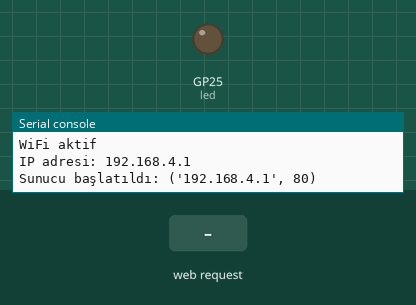
Recording of a program running on a simulated Raspberry Pi Pico running MicroPython. Shown: output pins drawn as LEDs (lit = HIGH), the last lines printed to the serial console. The test bench sets the inputs (shaded band). The board's own WiFi access point starts at once.

Above: at 1.2 s.
1.3 s: HTTP request GET /ledon received
At 2.5 s:
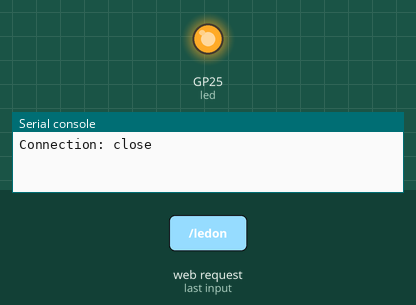
2.8 s: HTTP request GET /ledoff received
At 3.9 s:
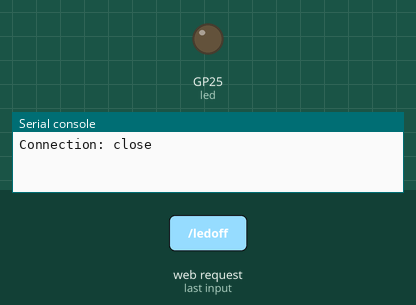
Timing chart, 0 to 5.8 s (numbered marks = the images above; inputs shaded):
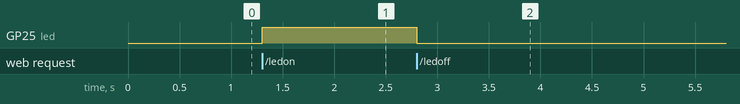

The program:

pi-wifi.py
```python
import network
import socket
import machine
import time
import json

ssid = 'Wi-Fi'
password = 'Şifre'

sensor_temp = machine.ADC(4)
conversion_factor = 3.3 / (65535)

led = machine.Pin("LED", machine.Pin.OUT)
led.off()
led_state = False

trig = machine.Pin(15, machine.Pin.OUT)
echo = machine.Pin(14, machine.Pin.IN)

def mesafe_olc():
   trig.low()
   time.sleep_us(2)
   trig.high()
   time.sleep_us(10)
   trig.low()
   while echo.value() == 0:
       signaloff = time.ticks_us()
   while echo.value() == 1:
       signalon = time.ticks_us()
   sure = signalon - signaloff
   distance = (sure * 0.0343) / 2
   return distance

ap = network.WLAN(network.AP_IF)
ap.config(essid=ssid, password=password)
ap.active(True)

while not ap.active():
    pass

print('WiFi aktif')
print('IP adresi:', ap.ifconfig()[0])

addr = (ap.ifconfig()[0], 80)
s = socket.socket()
s.bind(addr)
s.listen(1)

print('Sunucu başlatıldı:', addr)

while True:
    try:
        client, addr = s.accept()
        print('İstek alındı:', addr)
        request = client.recv(1024).decode()
        print('İstek içeriği:', request)

        if 'GET /ledon' in request:
            led.on()
            led_state = True
            client.send('HTTP/1.1 200 OK\r\nContent-Type: text/html\r\n\r\n')
            client.send('<html><body><h1>LED Açıldı</h1></body></html>')
            client.close()

        elif 'GET /ledoff' in request:
            led.off()
            led_state = False
            client.send('HTTP/1.1 200 OK\r\nContent-Type: text/html\r\n\r\n')
            client.send('<html><body><h1>LED Kapandı</h1></body></html>')
            client.close()

        elif 'GET /durum' in request:
            reading = sensor_temp.read_u16() * conversion_factor
            sicaklik = round(27 - (reading - 0.706) / 0.001721, 2)

            mesafe = mesafe_olc()

            led_durum = "ACIK" if led_state else "KAPALI"
            durum = {
                "ledDurum": led_durum,
                "sicaklik": sicaklik,
                "mesafeDurum": f"{mesafe} cm"
            }

            response = json.dumps(durum)
            client.send('HTTP/1.1 200 OK\r\nContent-Type: application/json\r\n\r\n' + response)
            client.close()

        elif 'GET / ' in request or 'GET /index.html' in request:
            try:
                with open("pi-web.html", "r") as file:
                    html = file.read()
                client.send('HTTP/1.1 200 OK\r\nContent-Type: text/html\r\n\r\n' + html)
            except Exception as e:
                print("HTML dosyası bulunamadı veya açılamadı:", e)
                client.send('HTTP/1.1 404 Not Found\r\n\r\n')
            client.close()

    except Exception as e:
        print("Hata:", e)
        client.close()
```

Measured:
- after the input at 1.3 s, GP25 (led): LOW → HIGH at once
- after the input at 2.8 s, GP25 (led): HIGH → LOW at once
